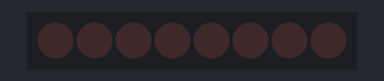
This sketch was run on a simulated Arduino Uno, built with avr-gcc and run on an emulated ATmega328P. Shown: 8 shift-register outputs drawn as a row of LEDs (first output left, lit = HIGH). Wiring (inferred from the names in the program): shift register (74HC595): data pin 4; shift clock pin 6; latch pin 5. Wiring (inferred from the signals the program sends): row of LEDs: on Q0, Q1, Q2, Q3, Q4, Q5, Q6, Q7.

Above: at 0.5 s.
At 1.2 s:
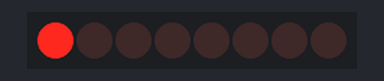
At 1.7 s:
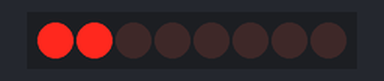
At 2.7 s:
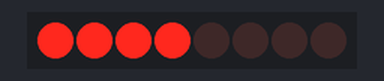
At 3.7 s:
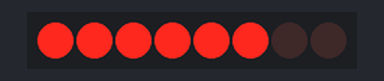
At 5.0 s:
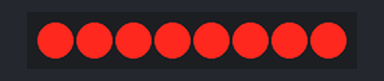
Timing chart, 0 to 6.5 s (numbered marks = the images above):
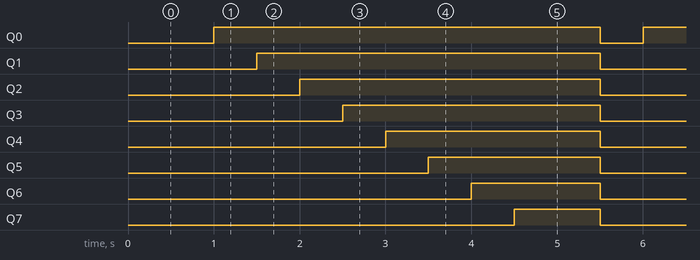

Measured:
- by itself, Q0: alternates HIGH for 4.5 s and LOW for 0.50 s
- by itself, Q1: alternates HIGH for 4.0 s and LOW for 1.0 s
- by itself, Q2: alternates HIGH for 3.5 s and LOW for 1.5 s
- by itself, Q3: alternates HIGH for 3.0 s and LOW for 2.0 s
- by itself, Q4: alternates HIGH for 2.5 s and LOW for 2.5 s
- by itself, Q5: alternates HIGH for 2.0 s and LOW for 3.0 s
- by itself, Q6: alternates HIGH for 1.5 s and LOW for 3.5 s
- by itself, Q7: alternates HIGH for 1.0 s and LOW for 4.0 s

The sketch:

sketch_oct19a.ino
```cpp
int clockPin = 6;
int latchPin = 5;
int dataPin = 4;

byte leds = 0;
void setup() {
  // put your setup code here, to run once:
pinMode(clockPin,OUTPUT);
pinMode(latchPin,OUTPUT);
pinMode(dataPin,OUTPUT);
}

void loop() {
  // put your main code here, to run repeatedly:
leds = 0;
updateShiftRegister();
delay(500);
for(int i=0 ;i<=8 ;i++)
  {
    bitSet(leds,i);
    updateShiftRegister();
    delay(500);
  }
}

void updateShiftRegister()
{
  digitalWrite(latchPin,HIGH);
  shiftOut(dataPin,clockPin,MSBFIRST,leds);
  digitalWrite(latchPin,LOW);
}
```
